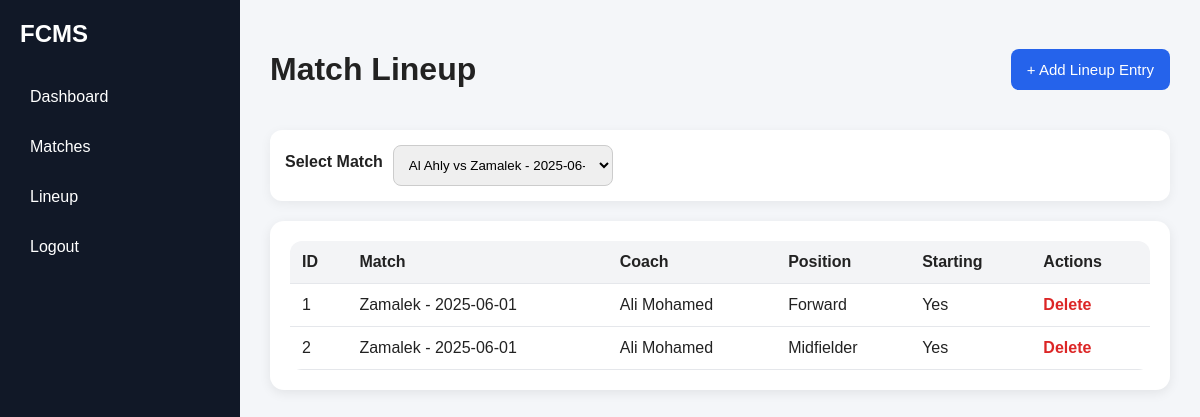
The app's page /public/index.php?page=lineup&action=show&matchId=1 (signed in) with its own data.
### tables this page shows
CREATE TABLE `lineup` (
  `lineupId` int(11) NOT NULL,
  `matchId` int(11) DEFAULT NULL,
  `coachId` int(11) DEFAULT NULL,
  `position` varchar(50) DEFAULT NULL,
  `isStarting` tinyint(1) DEFAULT 1
);

CREATE TABLE `matches` (
  `matchId` int(11) NOT NULL,
  `teamId` int(11) DEFAULT NULL,
  `opponent` varchar(100) NOT NULL,
  `matchDate` date NOT NULL,
  `location` varchar(100) DEFAULT NULL,
  `result` varchar(20) DEFAULT NULL,
  `status` enum('scheduled','completed','cancelled') DEFAULT 'scheduled'
);

CREATE TABLE `coaches` (
  `coachId` int(11) NOT NULL,
  `userId` int(11) DEFAULT NULL,
  `teamId` int(11) DEFAULT NULL,
  `name` varchar(100) NOT NULL,
  `age` int(11) DEFAULT NULL,
  `phone` varchar(20) DEFAULT NULL,
  `specialization` varchar(100) DEFAULT NULL
);

### app/controllers/LineupController.php (called while the page is built, shortened)
<?php
require_once __DIR__ . '/../models/Lineup.php';
class LineupController extends Controller
{
    private $lineupModel;
    public function __construct()
    {
        $this->lineupModel = new Lineup();
    }
    public function show()
    {
        $matchId = (int)($_GET['matchId'] ?? 0);
        $matches = $this->lineupModel->getAllMatches();
        $lineup = $matchId > 0 ? $this->lineupModel->getLineupByMatch($matchId) : [];
        $this->view('lineup/show', [
            'matches' => $matches,
            'lineup' => $lineup,
            'selectedMatchId' => $matchId
        ]);
    }
}

### app/core/Database.php (called while the page is built, shortened)
<?php
class Database
{
    private static $instance = null;
    private $connection;
    private function __construct()
    {
        $this->connection = new mysqli(DB_HOST, DB_USER, DB_PASS, DB_NAME);
        $this->connection->set_charset('utf8mb4');
    }
    public static function getInstance()
    {
        if (self::$instance === null) {
            self::$instance = new Database();
        }
        return self::$instance;
    }
    public function getConnection()
    {
        return $this->connection;
    }
}

### app/core/Model.php (called while the page is built, shortened)
<?php
require_once __DIR__ . '/Database.php';
class Model
{
    public function __construct()
    {
        $this->db = Database::getInstance()->getConnection();
    }
}

### app/models/Lineup.php (called while the page is built, shortened)
<?php
require_once __DIR__ . '/../core/Model.php';
class Lineup extends Model
{
    public function getAllMatches()
    {
        $sql = "SELECT m.matchId, m.opponent, m.matchDate, t.teamName
                FROM matches m
                LEFT JOIN teams t ON m.teamId = t.teamId
                ORDER BY m.matchDate DESC";
        $result = $this->db->query($sql);
        $matches = [];
        if ($result && $result->num_rows > 0) {
            while ($row = $result->fetch_assoc()) {
                $matches[] = $row;
            }
        }
        return $matches;
    }
    public function getLineupByMatch($matchId)
    {
        $sql = "SELECT l.*, c.name AS coachName, m.opponent, m.matchDate
                FROM lineup l
                LEFT JOIN coaches c ON l.coachId = c.coachId
                LEFT JOIN matches m ON l.matchId = m.matchId
                WHERE l.matchId = ?
                ORDER BY l.isStarting DESC, l.position ASC";
        $stmt = $this->db->prepare($sql);
        $stmt->bind_param('i', $matchId);
        $stmt->execute();
        $result = $stmt->get_result();
        $lineup = [];
        while ($row = $result->fetch_assoc()) {
            $lineup[] = $row;
        }
        return $lineup;
    }
}

### app/views/lineup/show.php (the view, shortened to what this page needs)
<!DOCTYPE html>
<html lang="en">
<head>
    <link rel="stylesheet" href="<?php echo BASE_URL; ?>css/style.css">
</head>
<body>
    <div class="layout">
        <aside class="sidebar">
            <h2>FCMS</h2>
            <ul>
                <li><a href="<?php echo BASE_URL; ?>index.php?page=dashboard">Dashboard</a></li>
                <li><a href="<?php echo BASE_URL; ?>index.php?page=matches">Matches</a></li>
                <li><a href="<?php echo BASE_URL; ?>index.php?page=lineup&action=show">Lineup</a></li>
                <li><a href="<?php echo BASE_URL; ?>index.php?page=logout">Logout</a></li>
            </ul>
        </aside>
        <main class="content">
            <div class="page-header">
                <h1>Match Lineup</h1>
                <a class="btn-primary btn-link" href="<?php echo BASE_URL; ?>index.php?page=lineup&action=create<?php echo $selectedMatchId ? '&matchId=' . $selectedMatchId : ''; ?>">+ Add Lineup Entry</a>
            </div>
            <form method="GET" action="<?php echo BASE_URL; ?>index.php" class="filter-form">
                <label>Select Match</label>
                <select name="matchId" onchange="this.form.submit()">
                    <?php foreach ($matches as $match): ?>
                        <option value="<?php echo $match['matchId']; ?>" <?php echo ($selectedMatchId == $match['matchId']) ? 'selected' : ''; ?>>
                            <?php echo htmlspecialchars(($match['teamName'] ?? 'Team') . ' vs ' . $match['opponent'] . ' - ' . $match['matchDate']); ?>
                        </option>
                    <?php endforeach; ?>
                </select>
            </form>
            <div class="table-container">
                <table class="data-table">
                    <thead>
                        <tr>
                            <th>ID</th>
                            <th>Match</th>
                            <th>Coach</th>
                            <th>Position</th>
                            <th>Starting</th>
                            <th>Actions</th>
                        </tr>
                    </thead>
                    <tbody>
                        <?php if (!empty($lineup)): ?>
                            <?php foreach ($lineup as $entry): ?>
                                <tr>
                                    <td><?php echo htmlspecialchars($entry['lineupId']); ?></td>
                                    <td><?php echo htmlspecialchars($entry['opponent'] . ' - ' . $entry['matchDate']); ?></td>
                                    <td><?php echo htmlspecialchars($entry['coachName'] ?? '-'); ?></td>
                                    <td><?php echo htmlspecialchars($entry['position'] ?? '-'); ?></td>
                                    <td><?php echo $entry['isStarting'] ? 'Yes' : 'No'; ?></td>
                                    <td>
                                        <a class="text-red" href="<?php echo BASE_URL; ?>index.php?page=lineup&action=delete&id=<?php echo $entry['lineupId']; ?>&matchId=<?php echo $selectedMatchId; ?>">Delete</a>
                                    </td>
                                </tr>
                            <?php endforeach; ?>
                        <?php else: ?>
                            <tr>
                                <td colspan="6">No lineup entries found for this match.</td>
                            </tr>
                        <?php endif; ?>
                    </tbody>
                </table>
            </div>
        </main>
    </div>
</body>
</html>

### public/css/style.css (style rules this page uses)
* { box-sizing: border-box; font-family: Arial, sans-serif; }
body { margin: 0; background: #f4f6f9; color: #222; }
label { display: block; margin-bottom: 6px; font-weight: bold; }
input, select, textarea { width: 100%; padding: 11px; border: 1px solid #ccc; border-radius: 8px; }
.btn-primary, .btn-secondary { display: inline-block; border: none; color: white; padding: 12px 16px; border-radius: 8px; cursor: pointer; font-size: 15px; text-decoration: none; }
.btn-primary { background: #2563eb; }
.layout { display: flex; min-height: 100vh; }
.sidebar { width: 240px; background: #111827; color: white; padding: 20px; flex-shrink: 0; }
.sidebar h2 { margin-top: 0; margin-bottom: 30px; }
.sidebar ul { padding: 0; list-style: none; }
.sidebar li { margin-bottom: 12px; }
.sidebar a { color: white; text-decoration: none; display: block; padding: 10px; border-radius: 8px; }
.content { flex: 1; padding: 30px; }
.card, .table-container, .form-container { background: white; padding: 20px; border-radius: 14px; box-shadow: 0 3px 12px rgba(0,0,0,0.08); }
.page-header { display: flex; align-items: center; justify-content: space-between; margin-bottom: 20px; }
.data-table { width: 100%; border-collapse: collapse; }
.data-table th, .data-table td { padding: 12px; border-bottom: 1px solid #e5e7eb; text-align: left; }
.data-table th { background: #f8fafc; }
.actions a, .text-blue, .text-red { text-decoration: none; font-weight: bold; }
.text-red { color: #dc2626; }
.filter-form { background: white; padding: 15px; border-radius: 12px; margin-bottom: 20px; box-shadow: 0 3px 12px rgba(0,0,0,0.06); }
.filter-form { background: white; padding: 15px; border-radius: 12px; margin: 20px 0; display: flex; gap: 10px; align-items: center; }
.filter-form input, .filter-form select { max-width: 220px; }
.data-table { width: 100%; border-collapse: collapse; background: white; border-radius: 12px; overflow: hidden; }
.data-table th { background: #f3f4f6; }

### records on screen
lineup: lineupId "1", matchId.matchDate "Zamalek - 2025-06-01", coachId.name "Ali Mohamed", position "Forward", isStarting "Yes"
lineup: lineupId "2", matchId.matchDate "Zamalek - 2025-06-01", coachId.name "Ali Mohamed", position "Midfielder", isStarting "Yes"

### other values on screen
form field matchId "Al Ahly vs Zamalek - 2025-06-01"
